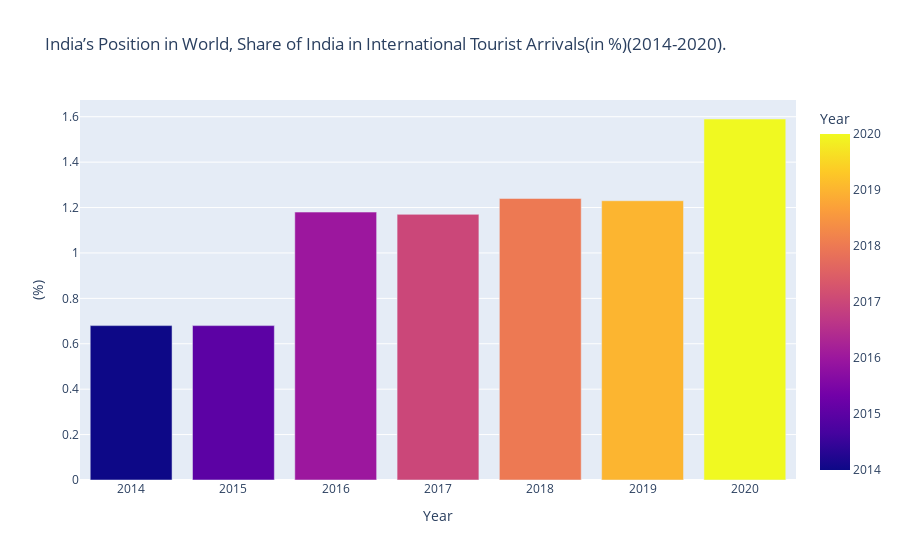

The code cell stored with this chart in its notebook:
### Markdown cell above
### The share of arrivals in India, with the arrivals in the rest of the world

### Code cell
fig4 = px.bar(general, x="year", y="ipwiita", 
       labels={"year":"Year", "ipwiita": "(%)"},color="year",orientation="v", hover_name="year",
       color_discrete_sequence=["orange", "red", "green", "blue", "purple"],
       title="India’s Position in World, Share of India in International Tourist Arrivals(in %)(2014-2020).")
fig4.show()

### Figure 1 — Plotly figure (JSON) as saved in the notebook; plotly's stock layout.template omitted (floating-point values rounded to 4 significant figures)
{"data": [{"alignmentgroup": "True", "hovertemplate": "<b>%{hovertext}</b><br><br>Year=%{marker.color}<br>(%)=%{y}<extra></extra>", "hovertext": [2014, 2015, 2016, 2017, 2018, 2019, 2020], "legendgroup": "", "marker": {"color": [2014, 2015, 2016, 2017, 2018, 2019, 2020], "coloraxis": "coloraxis", "pattern": {"shape": ""}}, "name": "", "offsetgroup": "", "orientation": "v", "showlegend": false, "textposition": "auto", "type": "bar", "x": [2014, 2015, 2016, 2017, 2018, 2019, 2020], "xaxis": "x", "y": [0.68, 0.68, 1.18, 1.17, 1.24, 1.23, 1.59], "yaxis": "y"}], "layout": {"barmode": "relative", "coloraxis": {"colorbar": {"title": {"text": "Year"}}, "colorscale": [[0, "#0d0887"], [0.1111, "#46039f"], [0.2222, "#7201a8"], [0.3333, "#9c179e"], [0.4444, "#bd3786"], [0.5556, "#d8576b"], [0.6667, "#ed7953"], [0.7778, "#fb9f3a"], [0.8889, "#fdca26"], [1, "#f0f921"]]}, "legend": {"tracegroupgap": 0}, "title": {"text": "India’s Position in World, Share of India in International Tourist Arrivals(in %)(2014-2020)."}, "xaxis": {"anchor": "y", "domain": [0, 1], "title": {"text": "Year"}}, "yaxis": {"anchor": "x", "domain": [0, 1], "title": {"text": "(%)"}}}}
